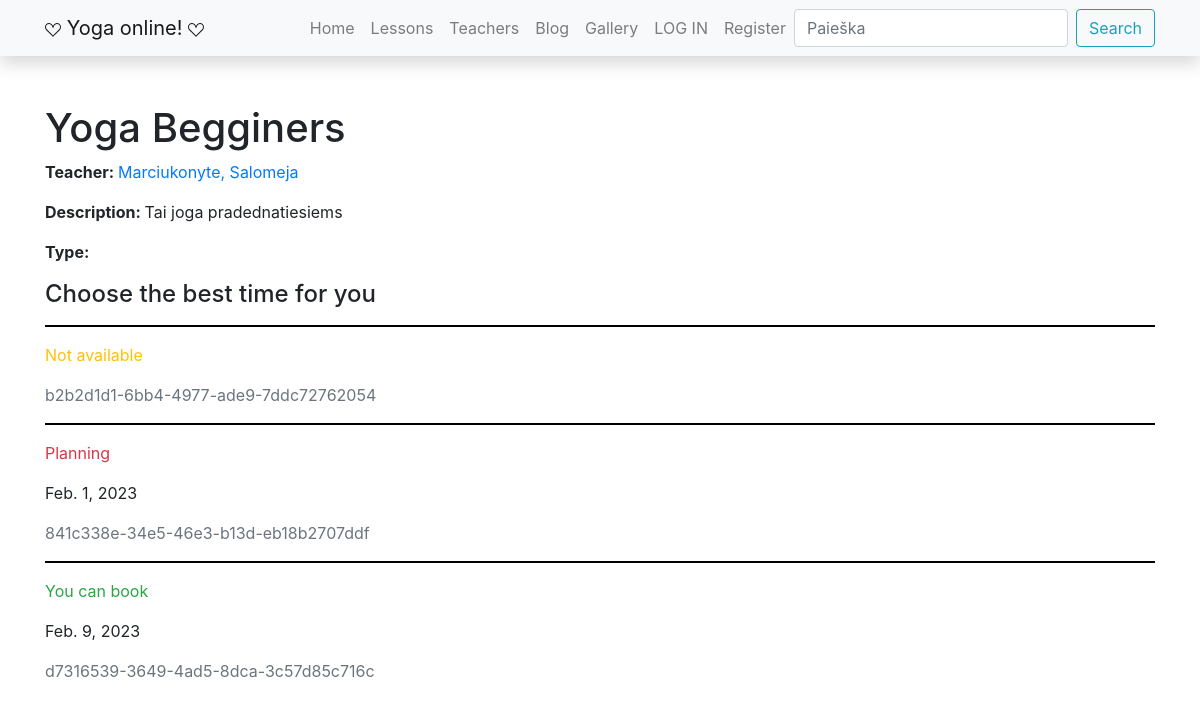
Page /yoga/lessons/1 on the earlier database version.
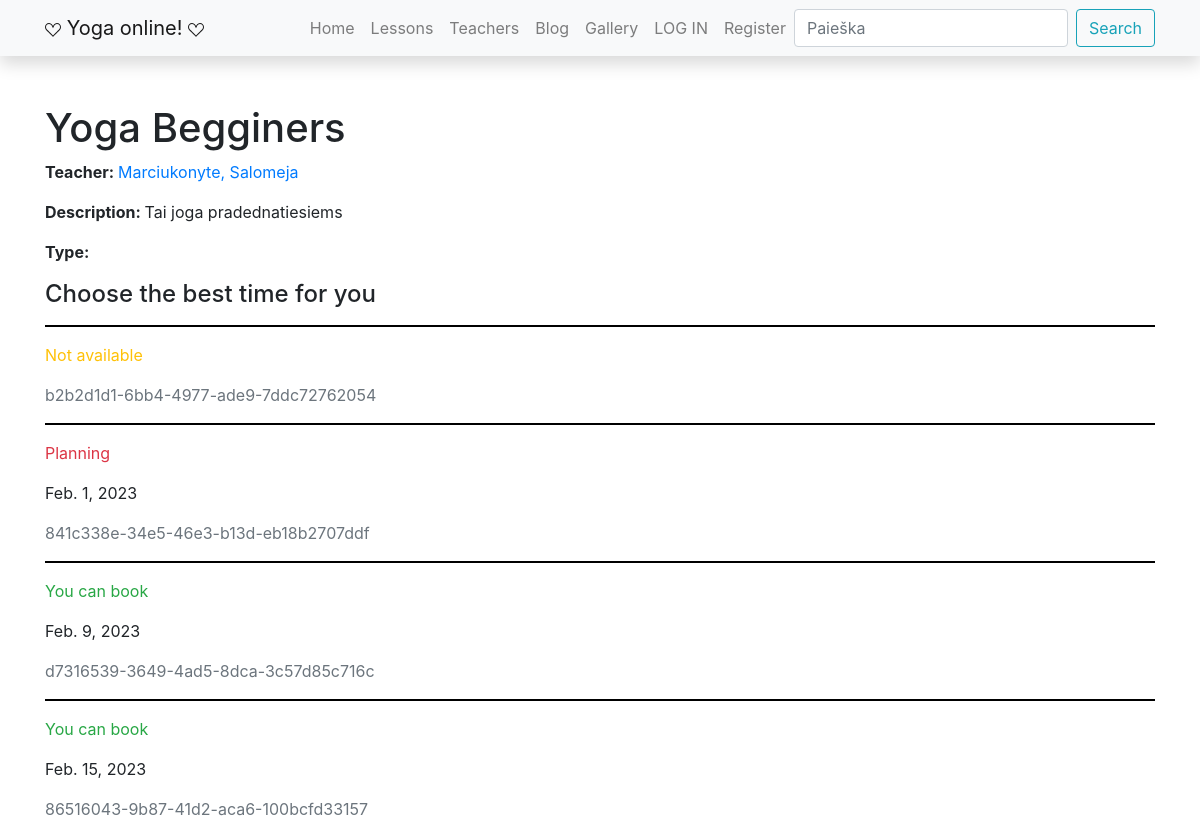
Same page on the later database version.
### yoga/models.py (models this page shows, shortened)
class LessonInstance(models.Model):
    id = models.UUIDField(primary_key=True, default=uuid.uuid4, help_text='Unique lesson code')
    lesson = models.ForeignKey('Lesson', on_delete=models.SET_NULL, null=True)
    due_back = models.DateField('Will be available', null=True, blank=True)
    LOAN_STATUS = (
        ('p', 'Planning'),
        ('a', 'Not available'),
        ('b', 'You can book'),
        ('r', 'Reserved')
    )
    status = models.CharField(
        max_length=1,
        choices=LOAN_STATUS,
        blank=True,
        default='p',
        help_text='Status'
    )
    student = models.ForeignKey(User, on_delete=models.SET_NULL, null=True, blank=True)
    class Meta:
        ordering = ['due_back']  # admin svetainės settingas, kaip rikiuojama

### yoga/views.py (the view)
# urls.py: path('lessons/<int:pk>', views.LessonDetailView.as_view(), name='lesson-detail'),
class LessonDetailView(generic.DetailView):
    model = Lesson  # šablonui autosukuriamas kintamas book
    template_name = 'lesson_detail_styled.html'

### yoga/models.py (called while the page is built)
    def __str__(self):
        return f'{self.last_name}, {self.first_name}'

### yoga/templates/lesson_detail_styled.html
{% extends "base.html" %}
{% block content %}
<h1>{{ lesson.title }} </h1>
<p><strong>Teacher: </strong><a href="{% url 'teacher-detail' lesson.teacher.id %}">{{ lesson.teacher }}</a></p>
<p><strong>Description: </strong>{{ lesson.summary }} </p>
<p><strong>Type: </strong>{{ lesson.type.all|join:", " }}</p>
<h4>Choose the best time for you</h4>
{% for lesson_inst_obj in lesson.lessoninstance_set.all %}
<hr>
<p class="{% if lesson_inst_obj.status == 'b' %}text-success
{% elif lesson_inst_obj.status == 'p' %}text-danger
{% else %}text-warning
{% endif %}">{{ lesson_inst_obj.get_status_display }}</p>
{% if lesson_inst_obj.status != 'a' %}
<p>{{ lesson_inst_obj.due_back }}</p>
{% endif %}
<p class="text-muted">{{ lesson_inst_obj.id }}</p>
{% endfor %}
{% endblock %}

Differences in the rows shown:
added LessonInstance: status "You can book", due_back "Feb. 15, 2023", id "86516043-9b87-41d2-aca6-100bcfd33157"
